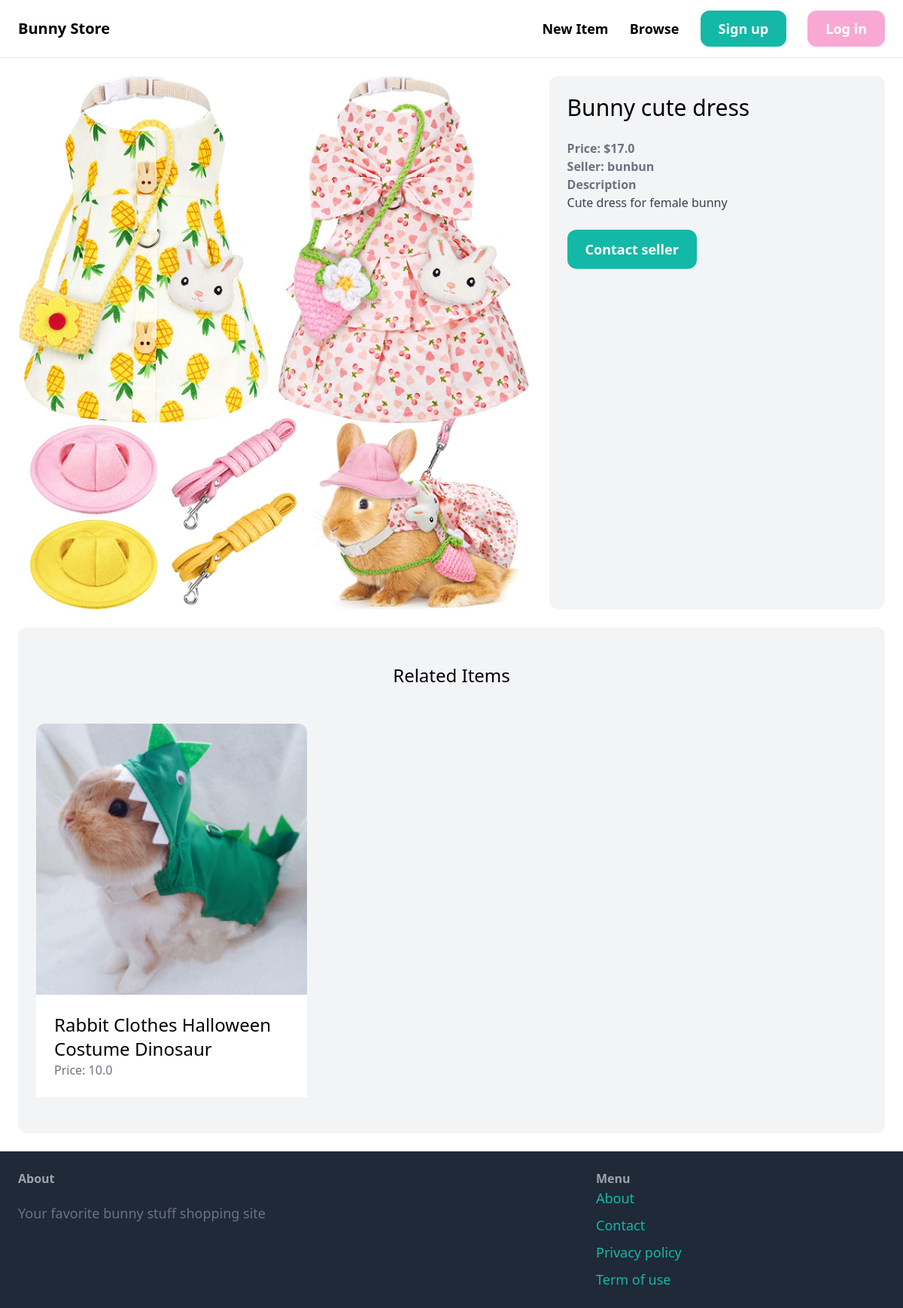
Screenshot of /items/3/ with the database file from the repository.
### item/models.py (models this page shows, shortened)
class Item(models.Model):
    category = models.ForeignKey(Category, related_name='items', on_delete=models.CASCADE)
    name = models.CharField(max_length=255)
    description = models.TextField(blank=True, null=True)
    price = models.FloatField()
    image = models.ImageField(upload_to='item_images', blank=True, null=True)
    is_sold = models.BooleanField(default=False)
    created_by = models.ForeignKey(User, related_name='items', on_delete=models.CASCADE)
    created_at = models.DateTimeField(auto_now_add=True)

### item/views.py (the view)
# urls.py: path('<int:pk>/', views.detail, name='detail'),
def detail(request, pk):
    item = get_object_or_404(Item, pk=pk)
    related_items = Item.objects.filter(category=item.category, is_sold=False).exclude(pk=pk)[0:3]
    return render(request, 'item/detail.html', {
        'item': item,
        'related_items': related_items
    })

### item/templates/item/detail.html (shortened to what this page needs)
{% extends 'core/base.html' %}
{% block content %}
<div class="grid grid-cols-5 gap-6">
    <div class="col-span-3">
        <img src="{{ item.image.url }}" class="rounded-xl">
    </div>
    <div class="col-span-2 p-6 bg-gray-100 rounded-xl">
        <h1 class="mb-6 text-3xl">{{ item.name }}</h1>
        <p class="text-gray-500"><strong>Price: ${{ item.price }}</strong></p>
        <p class="text-gray-500"><strong>Seller: {{ item.created_by.username }}</strong></p>
        {% if item.description %}
        <p class="text-gray-700"><strong class="text-gray-500">Description</strong><br>
            {{ item.description }}
        </p>
        {% endif %}
        {% if request.user == item.created_by %}
            <div class="mt-6 p-6 bg-white rounded-xl">
                <p>Your item</p>
                <a href="{% url 'item:edit' item.id %}" class="inline-block mt-6 px-6 py-3 text-lg font-semibold bg-teal-500 text-white rounded-xl">Edit</a>
                <a href="{% url 'item:delete' item.id %}" class="inline-block mt-6 px-6 py-3 text-lg font-semibold bg-red-500 text-white rounded-xl">Delete</a>
            </div>
        {% else %}
        <a href="{% url 'conversation:new' item.id %}" class="inline-block mt-6 px-6 py-3 text-lg font-semibold bg-teal-500 text-white rounded-xl hover:bg-teal-700">Contact seller</a>
        {% endif %}
    </div>
</div>
<div class="mt-6 px-6 py-12 bg-gray-100 rounded-xl">
    <h2 class="mb-12 text-2xl text-center">Related Items</h2>
    <div class="grid grid-cols-3 gap-3">
        {% for item in related_items %}
        <div>
            <a href="{% url 'item:detail' item.id %}">
                <div>
                    <img src="{{ item.image.url }}" class="rounded-t-xl">
                </div>
                <div class="p-6 bg-white rounder-b-xl">
                    <h2 class="text-2xl">{{ item.name }}</h2>
                    <p class="text-gray-500">Price: {{ item.price }}</p>
                </div>
            </a>
        </div>
        {% endfor %}
    </div>
</div>
{% endblock %}

### rows the page displays
Item: image (picture), name "Bunny cute dress", price "17.0", created_by.username "bunbun", description "Cute dress for female bunny"
Item: image (picture), name "Rabbit Clothes Halloween Costume Dinosaur", price "10.0"
